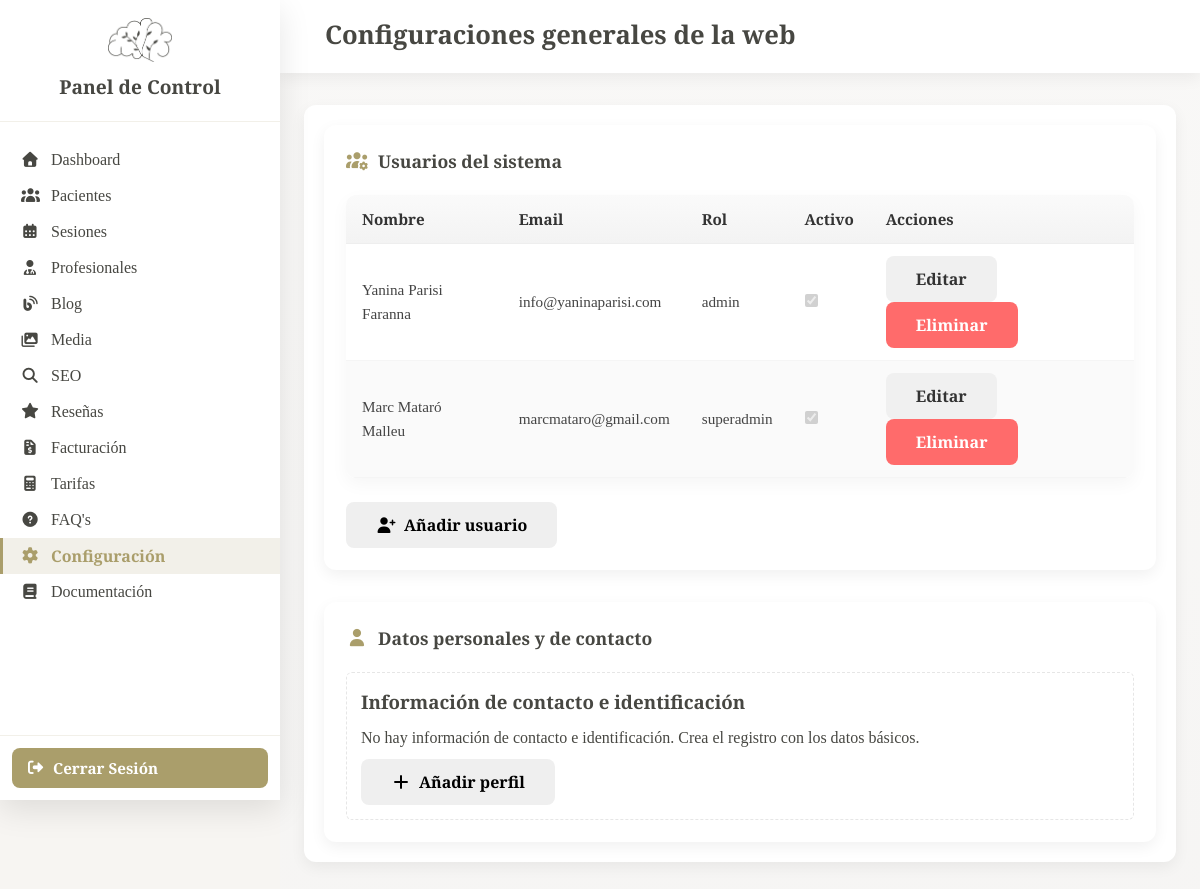
The page /_pcontrol/configuracion.php (signed in) on the database its author committed.
### tables this page shows
CREATE TABLE `usuarios_panel` (
  `id_usuario` int NOT NULL,
  `email` varchar(255) NOT NULL,
  `password_hash` varchar(255) NOT NULL,
  `nombre` varchar(100) NOT NULL,
  `apellidos` varchar(100) NOT NULL,
  `telefono` varchar(20) DEFAULT NULL,
  `avatar` varchar(255) DEFAULT NULL,
  `rol` enum('superadmin','admin','editor','seo_manager','viewer') DEFAULT 'editor',
  `permisos` json DEFAULT NULL COMMENT 'Permisos específics sobre mòduls',
  `activo` tinyint(1) DEFAULT '1',
  `ultimo_acceso` datetime DEFAULT NULL,
  `fecha_expiracion` date DEFAULT NULL COMMENT 'Data de caducitat del compte',
  `intentos_login` tinyint DEFAULT '0',
  `bloqueado` tinyint(1) DEFAULT '0',
  `idioma` enum('ca','es','en') DEFAULT 'ca',
  `zona_horiana` varchar(50) DEFAULT 'Europe/Madrid',
  `notificaciones_email` tinyint(1) DEFAULT '1',
  `notificaciones_push` tinyint(1) DEFAULT '1',
  `token_restablecimiento` varchar(100) DEFAULT NULL,
  `token_expiracion` datetime DEFAULT NULL,
  `two_factor_auth` tinyint(1) DEFAULT '0',
  `two_factor_secret` varchar(255) DEFAULT NULL,
  `fecha_creacion` datetime DEFAULT CURRENT_TIMESTAMP,
  `fecha_actualizacion` datetime DEFAULT CURRENT_TIMESTAMP ON UPDATE CURRENT_TIMESTAMP,
  `creado_por` int DEFAULT NULL COMMENT 'Usuari que va crear aquest compte'
);

### classes/usuaris_panell.php (called while the page is built, shortened)
<?php
class UsuarisPanell {
	private $conn;
	private $table = 'usuarios_panel';
	public function __construct($db) {
		$this->conn = $db;
	}
	public function llistar($filtres = [], $limit = 50, $offset = 0) {
		$params = [];
		$sql = "SELECT * FROM {$this->table}";
		$sql .= ' ORDER BY fecha_creacion DESC';
		$sql .= ' LIMIT :limit OFFSET :offset';
		$stmt = $this->conn->prepare($sql);
		$stmt->bindValue(':limit', (int)$limit, PDO::PARAM_INT);
		$stmt->bindValue(':offset', (int)$offset, PDO::PARAM_INT);
		$stmt->execute();
		return $stmt->fetchAll(PDO::FETCH_ASSOC);
	}
}

### classes/psicologa_data.php (called while the page is built, shortened)
<?php
class PsicologaData {
    private $conn;
    private $table = 'info_psicologa';
    public function __construct(PDO $db) {
        $this->conn = $db;
    }
    public function listar($limit = 100, $offset = 0) {
        $sql = 'SELECT * FROM ' . $this->table . ' ORDER BY id_info DESC LIMIT :offset, :limit';
        $stmt = $this->conn->prepare($sql);
        $stmt->bindValue(':offset', (int)$offset, PDO::PARAM_INT);
        $stmt->bindValue(':limit', (int)$limit, PDO::PARAM_INT);
        $stmt->execute();
        return $stmt->fetchAll(PDO::FETCH_ASSOC);
    }
}
?>

### _pcontrol/configuracion.php (the view, shortened to what this page needs)
<?php
require_once __DIR__ . '/../classes/usuaris_panell.php';
require_once __DIR__ . '/../classes/psicologa_data.php';
$db = null;
try {
    $db = Connexio::getInstance()->getConnexio();
} catch (Exception $e) {
    error_log('configuracion.php: no s\'ha pogut connectar a la BD: ' . $e->getMessage());
}
$usersModel = $db ? new UsuarisPanell($db) : null;
$psicologaModel = $db ? new PsicologaData($db) : null;
$psicologa = null;
if ($psicologaModel) {
    $rows = $psicologaModel->listar(1, 0);
    $psicologa = $rows ? $rows[0] : null;
}
$users = $usersModel ? $usersModel->llistar([], 200, 0) : [];
?>
<!DOCTYPE html>
<html lang="es">
<head>
    <link rel="stylesheet" href="https://cdn.jsdelivr.net/npm/@fortawesome/fontawesome-free@7.0.0/css/all.min.css">
    <link rel="stylesheet" href="css/dashboard.css">
    <link rel="stylesheet" href="css/configuracion.css">
    <link rel="stylesheet" href="css/configuracion-psicologa.css">
</head>
<body>
    <?php
    include 'includes/sidebar.php';
    ?>
    <div class="main-content">
        <header class="top-bar">
            <div class="top-bar-left">
                <h1>Configuraciones generales de la web</h1>
            </div>
        </header>
    <div class="content-wrapper" style="margin-top:32px;">
        <section class="card">
            <div class="config-section">
                <div class="card-header">
                    <h2><i class="fas fa-users-cog"></i> Usuarios del sistema</h2>
                </div>
                <?php $users = $usersModel->llistar([], 200, 0); ?>
                <table class="table users-table" style="width:100%;margin-bottom:24px;">
                    <thead>
                        <tr><th>Nombre</th><th>Email</th><th>Rol</th><th>Activo</th><th>Acciones</th></tr>
                    </thead>
                    <tbody>
                        <?php
                        if ($users): foreach ($users as $u):
                            $canEdit = true;
                        ?>
                            <tr>
                                <td><?php echo htmlspecialchars($u['nombre'] . ' ' . $u['apellidos']); ?></td>
                                <td><?php echo htmlspecialchars($u['email']); ?></td>
                                <td><?php echo htmlspecialchars($u['rol']); ?></td>
                                <td><input type="checkbox" <?php echo $u['activo'] ? 'checked' : ''; ?> disabled></td>
                                <td>
                                    <?php if ($canEdit): ?>
                                    <button type="button" class="btn btn-secondary" onclick="openEditUserModal(<?php echo $u['id_usuario']; ?>)">Editar</button>
                                    <button type="button" class="btn btn-danger" onclick="openDeleteUserModal(<?php echo $u['id_usuario']; ?>)">Eliminar</button>
                                    <?php else: ?>
                                    <span style="color:#999;font-size:0.9em;font-style:italic;">Protegit</span>
                                    <?php endif; ?>
                                </td>
                            </tr>
                        <?php endforeach; else: ?>
                            <tr><td colspan="5">No hay usuarios registrados.</td></tr>
                        <?php endif; ?>
                    </tbody>
                </table>
                <button type="button" class="btn btn-primary" onclick="openAddUserModal()">
                    <i class="fas fa-user-plus"></i> Añadir usuario
                </button>
            </div>
            <div class="config-section" style="margin-top:32px;">
                <div class="card-header">
                    <h2><i class="fas fa-user"></i> Datos personales y de contacto</h2>
                </div>
                <div style="margin-top:18px; padding:14px; border:1px dashed #e6e6e6; border-radius:6px;">
                    <h3 style="margin:0 0 8px 0;">Información de contacto e identificación</h3>
                    <?php if ($psicologa): ?>
                        <p style="margin:0 0 8px 0;"><strong><?php echo htmlspecialchars($psicologa['nom_complet_ca']); ?></strong> — <?php echo htmlspecialchars($psicologa['titulacio_ca']); ?></p>
                        <p style="margin:0 0 8px 0;">Col·legiat: <?php echo htmlspecialchars($psicologa['num_collegiat']); ?> (<?php echo htmlspecialchars($psicologa['college_professional']); ?>)</p>
                        <div style="display:flex;gap:8px;margin-top:8px;"><button class="btn btn-secondary" type="button" onclick="openEditPsicologaModal(<?php echo (int)$psicologa['id_info']; ?>)"><i class="fas fa-edit"></i> Editar perfil</button></div>
                    <?php else: ?>
                        <p style="margin:0 0 8px 0;">No hay información de contacto e identificación. Crea el registro con los datos básicos.</p>
                        <div style="display:flex;gap:8px;margin-top:8px;"><button class="btn btn-primary" type="button" onclick="openAddPsicologaModal()"><i class="fas fa-plus"></i> Añadir perfil</button></div>
                    <?php endif; ?>
                </div>
            </div>
            </div>
    </div>
</body>
</html>

### _pcontrol/css/dashboard.css (style rules this page uses)
:root { --color-primary: #CCCCA7; --color-secondary: #474742; --color-accent: #aa9e6b; --color-light: 230, 225, 212; --color-dark: #474742; --color-text: #474742; --shadow: 0 5px 15px rgba(0, 0, 0, 0.06); --shadow-lg: 0 10px 30px rgba(0, 0, 0, 0.1); --transition: all 0.3s ease; --sidebar-width: 260px; }
* { margin: 0; padding: 0; box-sizing: border-box; }
body { font-family: 'Libre Baskerville', serif; line-height: 1.6; color: var(--color-text); background: rgba(var(--color-light), 0.3); min-height: 100vh; }
.main-content { min-height: 100vh; padding-bottom: 20px; }
.top-bar { background: white; padding: 20px 45px; box-shadow: var(--shadow); display: flex; justify-content: space-between; align-items: center; gap: 20px; position: sticky; top: 0; z-index: 100; }
.top-bar + .content-wrapper { margin-top: 18px; }
.top-bar-left { display: flex; align-items: center; gap: 15px; flex: 1; }
.top-bar-left h1 { font-size: 1.3rem; color: var(--color-dark); margin-bottom: 2px; line-height: 1.2; }
.content-wrapper { padding: 0 24px; width: 100%; max-width: 100vw; margin: 0 auto; box-sizing: border-box; }
.card { background: white; border-radius: 12px; padding: 20px; box-shadow: var(--shadow); }
.card-header { display: flex; justify-content: space-between; align-items: center; margin-bottom: 20px; flex-wrap: wrap; gap: 10px; }
.card-header h2 { font-size: 1.1rem; color: var(--color-dark); display: flex; align-items: center; gap: 10px; }
.card-header h2 i { color: var(--color-accent); }
@media (min-width: 768px) { .top-bar-left h1 { font-size: 1.6rem; } }
@media (min-width: 1024px) { .main-content { margin-left: 280px; } }

### _pcontrol/css/configuracion.css (style rules this page uses)
.main-content { background: linear-gradient(180deg, rgba(250,250,250,0.6), rgba(245,245,245,0.6)); padding-bottom: 40px; }
.users-table { width: 100%; border-collapse: collapse; background: #fff; border-radius: 10px; overflow: hidden; box-shadow: 0 6px 18px rgba(0,0,0,0.04); }
.users-table thead th { background: linear-gradient(180deg, #fafafa, #f3f3f3); text-align: left; padding: 12px 16px; font-weight: 700; font-size: 0.95rem; color: #333; border-bottom: 1px solid #eee; }
.users-table tbody td { padding: 12px 16px; border-bottom: 1px solid #f5f5f5; vertical-align: middle; font-size: 0.95rem; color: #444; }
.users-table tbody tr:nth-child(even) { background: #fafafa; }
.btn-secondary { background: #f0f0f0; color: #333; border: 1px solid rgba(0,0,0,0.06); padding: 8px 12px; }
.btn-danger { background: #ff6b6b; color: white; border: none; }
.config-section { background: white; border-radius: 12px; padding: 22px; box-shadow: var(--shadow); animation: fadeInUp 0.4s ease; }
.btn { padding: 12px 30px; border: none; border-radius: 8px; font-size: 1rem; font-weight: 600; cursor: pointer; display: inline-flex; align-items: center; gap: 8px; transition: all 0.3s ease; font-family: inherit; }

### rows shown on the page
usuarios_panel: nombre+apellidos "Yanina Parisi Faranna", email "info@yaninaparisi.com", rol "admin", activo "☑"
usuarios_panel: nombre+apellidos "Marc Mataró Malleu", email "marcmataro@gmail.com", rol "superadmin", activo "☑"
